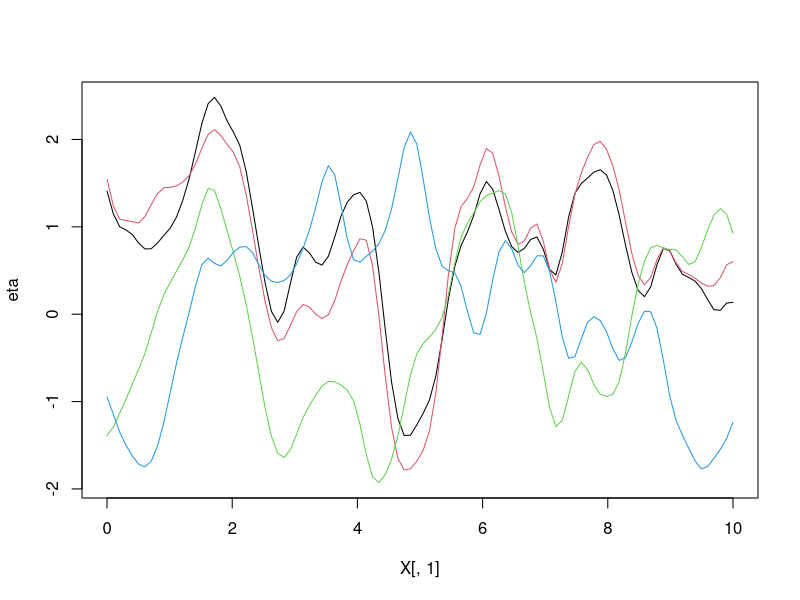
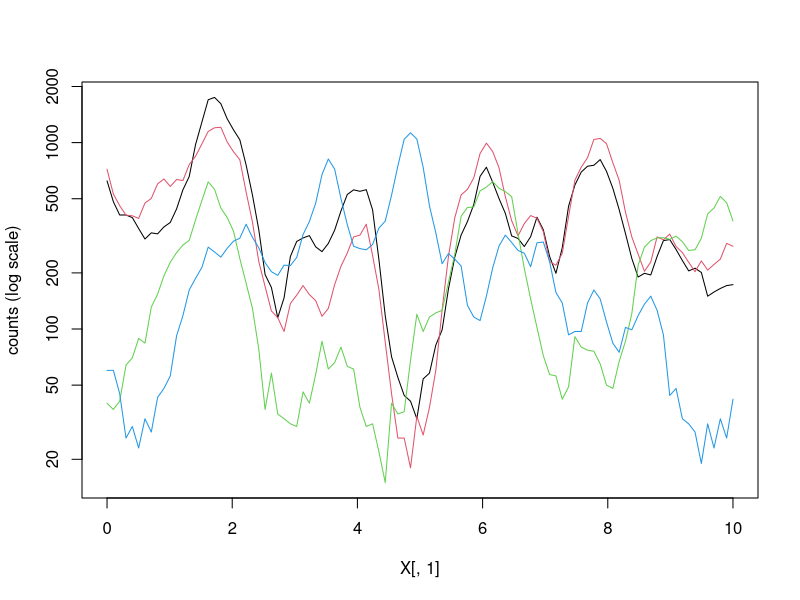

Generate these figures, in order, with R:
## ---- chunk 1
library(assertthat)
library(MASS) # For multivariate normal
## ---- chunk 2
make_RQ_function = function(l, a){
  # Let's keep l and a the same for all dimensions for now.
  assert_that(length(l) == 1)
  assert_that(length(a) == 1)
  
  function(x){
    # From Rasmussen and Williams
    r = as.matrix(dist(x))
    (1 + r^2 / (2 * a * l^2))^-a
  }
}
## ---- chunk 3
kronecker_eta = function(species_covariance, kernel_function){
  function(x){
    K = kronecker(species_covariance, kernel_function(x))
    
    matrix(
      mvrnorm(1, mu = rep(0, nrow(K)), Sigma = K),
      ncol = ncol(species_covariance)
    )
  }
}
## ---- chunk 4
# Generate a multivariate abiotic environment (that happens to fall along a
# single dimension, for easier plotting)
X = seq(0, 10, length = 100) %*% matrix(c(1, 2, .1), nrow = 1)

# Generate a species covariance matrix that's mostly an identity matrix, but
# with species 1 and 2 (black and red) tightly correlated
n_spp = 4
species_covariance = diag(n_spp)
species_covariance[2, 1] = species_covariance[1, 2] = .9
species_covariance
## ---- chunk 5
# Function to turn environmental observations into eta values
f = kronecker_eta(species_covariance, make_RQ_function(l = 1, a = 1))

# Randomly generate eta values and plot them
eta = f(X)
matplot(X[ , 1], eta, type = "l", lty = 1)

# Simulate counts from the eta values
counts = matrix(rpois(nrow(X) * n_spp, exp(5 + eta)), ncol = n_spp)
matplot(X[ , 1], counts, type = "l", lty = 1, log = "y", ylab = "counts (log scale)")
